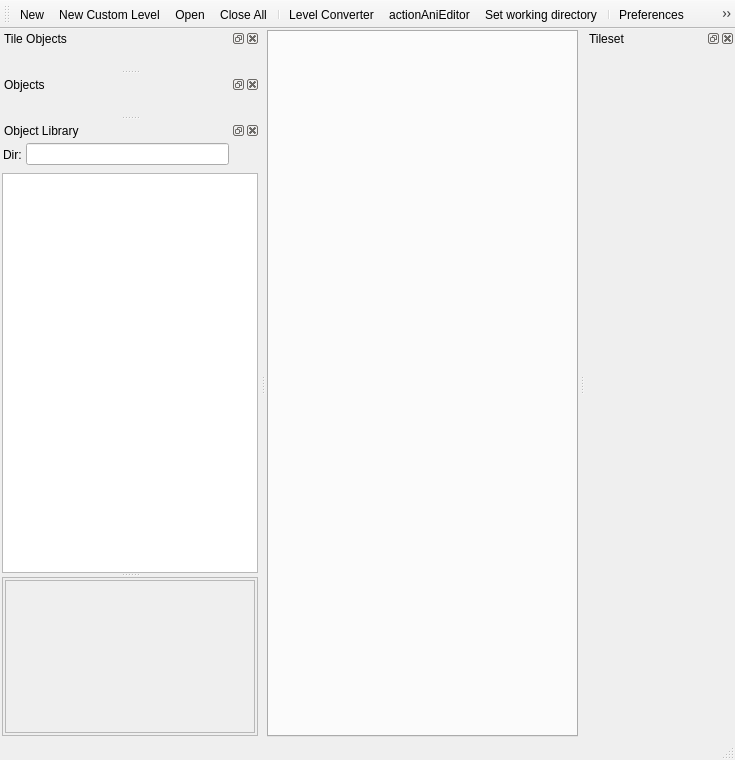
<?xml version="1.0" encoding="UTF-8"?>
<ui version="4.0">
 <class>MainWindowClass</class>
 <widget class="QMainWindow" name="MainWindowClass">
  <property name="geometry">
   <rect>
    <x>0</x>
    <y>0</y>
    <width>735</width>
    <height>760</height>
   </rect>
  </property>
  <property name="windowTitle">
   <string>Tiles Editor</string>
  </property>
  <widget class="QWidget" name="centralWidget">
   <property name="sizePolicy">
    <sizepolicy hsizetype="Expanding" vsizetype="Expanding">
     <horstretch>0</horstretch>
     <verstretch>0</verstretch>
    </sizepolicy>
   </property>
   <layout class="QGridLayout" name="gridLayout">
    <property name="leftMargin">
     <number>1</number>
    </property>
    <property name="topMargin">
     <number>1</number>
    </property>
    <property name="rightMargin">
     <number>1</number>
    </property>
    <property name="bottomMargin">
     <number>1</number>
    </property>
    <property name="spacing">
     <number>1</number>
    </property>
    <item row="0" column="0">
     <widget class="QTabWidget" name="levelsTab">
      <property name="sizePolicy">
       <sizepolicy hsizetype="Preferred" vsizetype="Preferred">
        <horstretch>0</horstretch>
        <verstretch>0</verstretch>
       </sizepolicy>
      </property>
      <property name="currentIndex">
       <number>-1</number>
      </property>
      <property name="tabsClosable">
       <bool>true</bool>
      </property>
     </widget>
    </item>
   </layout>
  </widget>
  <widget class="QToolBar" name="mainToolBar">
   <property name="toolButtonStyle">
    <enum>Qt::ToolButtonStyle::ToolButtonIconOnly</enum>
   </property>
   <attribute name="toolBarArea">
    <enum>TopToolBarArea</enum>
   </attribute>
   <attribute name="toolBarBreak">
    <bool>false</bool>
   </attribute>
   <addaction name="actionNew"/>
   <addaction name="actionActionNewCustom"/>
   <addaction name="actionOpen"/>
   <addaction name="actionCloseAll"/>
   <addaction name="separator"/>
   <addaction name="actionLevelConverter"/>
   <addaction name="actionActionAniEditor"/>
   <addaction name="actionSetWorkingDirectory"/>
   <addaction name="separator"/>
   <addaction name="actionPreferences"/>
   <addaction name="actionAbout"/>
  </widget>
  <widget class="QStatusBar" name="statusBar"/>
  <widget class="QDockWidget" name="tilesetsPanel">
   <property name="sizePolicy">
    <sizepolicy hsizetype="Preferred" vsizetype="Preferred">
     <horstretch>0</horstretch>
     <verstretch>0</verstretch>
    </sizepolicy>
   </property>
   <property name="minimumSize">
    <size>
     <width>150</width>
     <height>90</height>
    </size>
   </property>
   <property name="baseSize">
    <size>
     <width>0</width>
     <height>0</height>
    </size>
   </property>
   <property name="windowTitle">
    <string>Tileset</string>
   </property>
   <attribute name="dockWidgetArea">
    <number>2</number>
   </attribute>
   <widget class="QWidget" name="tilesetsPanelContents">
    <property name="sizePolicy">
     <sizepolicy hsizetype="Preferred" vsizetype="Preferred">
      <horstretch>0</horstretch>
      <verstretch>0</verstretch>
     </sizepolicy>
    </property>
    <layout class="QGridLayout" name="gridLayout_2">
     <property name="leftMargin">
      <number>1</number>
     </property>
     <property name="topMargin">
      <number>1</number>
     </property>
     <property name="rightMargin">
      <number>1</number>
     </property>
     <property name="bottomMargin">
      <number>1</number>
     </property>
    </layout>
   </widget>
  </widget>
  <widget class="QDockWidget" name="tileObjectsDock">
   <property name="windowTitle">
    <string>Tile Objects</string>
   </property>
   <attribute name="dockWidgetArea">
    <number>1</number>
   </attribute>
   <widget class="QWidget" name="tileObjectsContainer">
    <layout class="QGridLayout" name="gridLayout_3">
     <property name="leftMargin">
      <number>1</number>
     </property>
     <property name="topMargin">
      <number>1</number>
     </property>
     <property name="rightMargin">
      <number>1</number>
     </property>
     <property name="bottomMargin">
      <number>1</number>
     </property>
    </layout>
   </widget>
  </widget>
  <widget class="QDockWidget" name="objectsDock">
   <property name="windowTitle">
    <string>Objects</string>
   </property>
   <attribute name="dockWidgetArea">
    <number>1</number>
   </attribute>
   <widget class="QWidget" name="objectsContainer">
    <layout class="QGridLayout" name="gridLayout_4">
     <property name="leftMargin">
      <number>1</number>
     </property>
     <property name="topMargin">
      <number>1</number>
     </property>
     <property name="rightMargin">
      <number>1</number>
     </property>
     <property name="bottomMargin">
      <number>1</number>
     </property>
    </layout>
   </widget>
  </widget>
  <widget class="QDockWidget" name="dockWidget">
   <property name="minimumSize">
    <size>
     <width>180</width>
     <height>211</height>
    </size>
   </property>
   <property name="windowTitle">
    <string>Object Library</string>
   </property>
   <attribute name="dockWidgetArea">
    <number>1</number>
   </attribute>
   <widget class="QWidget" name="dockWidgetContents">
    <layout class="QVBoxLayout" name="verticalLayout">
     <property name="leftMargin">
      <number>2</number>
     </property>
     <property name="topMargin">
      <number>2</number>
     </property>
     <property name="rightMargin">
      <number>2</number>
     </property>
     <property name="bottomMargin">
      <number>2</number>
     </property>
     <item>
      <widget class="QWidget" name="widget" native="true">
       <property name="minimumSize">
        <size>
         <width>0</width>
         <height>0</height>
        </size>
       </property>
       <layout class="QHBoxLayout" name="horizontalLayout">
        <property name="spacing">
         <number>4</number>
        </property>
        <property name="leftMargin">
         <number>1</number>
        </property>
        <property name="topMargin">
         <number>1</number>
        </property>
        <property name="rightMargin">
         <number>1</number>
        </property>
        <property name="bottomMargin">
         <number>1</number>
        </property>
        <item>
         <widget class="QLabel" name="label">
          <property name="text">
           <string>Dir:</string>
          </property>
         </widget>
        </item>
        <item>
         <widget class="QLineEdit" name="objectsFolderEdit">
          <property name="readOnly">
           <bool>true</bool>
          </property>
         </widget>
        </item>
        <item>
         <widget class="QToolButton" name="objectsFolderBrowseBtn">
          <property name="text">
           <string/>
          </property>
          <property name="icon">
           <iconset resource="../Resources/MainWindow.qrc">
            <normaloff>:/MainWindow/icons/tinycolor/icons8-folder-16.png</normaloff>:/MainWindow/icons/tinycolor/icons8-folder-16.png</iconset>
          </property>
          <property name="autoRaise">
           <bool>true</bool>
          </property>
         </widget>
        </item>
       </layout>
      </widget>
     </item>
     <item>
      <widget class="QSplitter" name="splitter">
       <property name="orientation">
        <enum>Qt::Orientation::Vertical</enum>
       </property>
       <widget class="QTreeWidget" name="objectTree">
        <property name="minimumSize">
         <size>
          <width>0</width>
          <height>0</height>
         </size>
        </property>
        <attribute name="headerVisible">
         <bool>false</bool>
        </attribute>
        <column>
         <property name="text">
          <string notr="true">1</string>
         </property>
        </column>
       </widget>
       <widget class="QFrame" name="frame">
        <property name="minimumSize">
         <size>
          <width>0</width>
          <height>0</height>
         </size>
        </property>
        <property name="frameShape">
         <enum>QFrame::Shape::StyledPanel</enum>
        </property>
        <layout class="QVBoxLayout" name="verticalLayout_2">
         <property name="leftMargin">
          <number>2</number>
         </property>
         <property name="topMargin">
          <number>2</number>
         </property>
         <property name="rightMargin">
          <number>2</number>
         </property>
         <property name="bottomMargin">
          <number>2</number>
         </property>
         <item>
          <widget class="QScrollArea" name="scrollArea">
           <property name="widgetResizable">
            <bool>true</bool>
           </property>
           <widget class="QWidget" name="scrollAreaWidgetContents">
            <property name="geometry">
             <rect>
              <x>0</x>
              <y>0</y>
              <width>248</width>
              <height>134</height>
             </rect>
            </property>
            <widget class="QLabel" name="labelObjectPreview">
             <property name="geometry">
              <rect>
               <x>0</x>
               <y>0</y>
               <width>49</width>
               <height>16</height>
              </rect>
             </property>
             <property name="sizePolicy">
              <sizepolicy hsizetype="Fixed" vsizetype="Fixed">
               <horstretch>0</horstretch>
               <verstretch>0</verstretch>
              </sizepolicy>
             </property>
             <property name="minimumSize">
              <size>
               <width>16</width>
               <height>16</height>
              </size>
             </property>
             <property name="text">
              <string/>
             </property>
             <property name="alignment">
              <set>Qt::AlignmentFlag::AlignLeading|Qt::AlignmentFlag::AlignLeft|Qt::AlignmentFlag::AlignTop</set>
             </property>
            </widget>
           </widget>
          </widget>
         </item>
        </layout>
       </widget>
      </widget>
     </item>
    </layout>
   </widget>
  </widget>
  <action name="actionNew">
   <property name="icon">
    <iconset resource="../Resources/MainWindow.qrc">
     <normaloff>:/MainWindow/icons/tinycolor/icons8-document-16-2.png</normaloff>:/MainWindow/icons/tinycolor/icons8-document-16-2.png</iconset>
   </property>
   <property name="text">
    <string>New</string>
   </property>
   <property name="toolTip">
    <string>New default level</string>
   </property>
  </action>
  <action name="actionOpen">
   <property name="icon">
    <iconset resource="../Resources/MainWindow.qrc">
     <normaloff>:/MainWindow/icons/tinycolor/icons8-folder-16.png</normaloff>:/MainWindow/icons/tinycolor/icons8-folder-16.png</iconset>
   </property>
   <property name="text">
    <string>Open</string>
   </property>
  </action>
  <action name="actionAbout">
   <property name="icon">
    <iconset resource="../Resources/MainWindow.qrc">
     <normaloff>:/MainWindow/icons/tinycolor/icons8-about-16.png</normaloff>:/MainWindow/icons/tinycolor/icons8-about-16.png</iconset>
   </property>
   <property name="text">
    <string>About</string>
   </property>
  </action>
  <action name="actionLevelConverter">
   <property name="icon">
    <iconset resource="../Resources/MainWindow.qrc">
     <normaloff>:/MainWindow/icons/tinycolor/icons8-export-16.png</normaloff>:/MainWindow/icons/tinycolor/icons8-export-16.png</iconset>
   </property>
   <property name="text">
    <string>Level Converter</string>
   </property>
   <property name="toolTip">
    <string>Level Converter</string>
   </property>
  </action>
  <action name="actionActionNewCustom">
   <property name="icon">
    <iconset resource="../Resources/MainWindow.qrc">
     <normaloff>:/MainWindow/icons/tinycolor/icons8-document-16.png</normaloff>:/MainWindow/icons/tinycolor/icons8-document-16.png</iconset>
   </property>
   <property name="text">
    <string>actionNewCustom</string>
   </property>
   <property name="iconText">
    <string>New Custom Level</string>
   </property>
   <property name="toolTip">
    <string>New Custom Level</string>
   </property>
  </action>
  <action name="actionActionAniEditor">
   <property name="icon">
    <iconset resource="../Resources/MainWindow.qrc">
     <normaloff>:/MainWindow/icons/tinycolor/icons8-client-management-16.png</normaloff>:/MainWindow/icons/tinycolor/icons8-client-management-16.png</iconset>
   </property>
   <property name="text">
    <string>actionAniEditor</string>
   </property>
   <property name="toolTip">
    <string>Launch Gani Editor</string>
   </property>
   <property name="menuRole">
    <enum>QAction::MenuRole::NoRole</enum>
   </property>
  </action>
  <action name="actionCloseAll">
   <property name="icon">
    <iconset resource="../Resources/MainWindow.qrc">
     <normaloff>:/MainWindow/icons/tinycolor/icons8-close-16.png</normaloff>:/MainWindow/icons/tinycolor/icons8-close-16.png</iconset>
   </property>
   <property name="text">
    <string>Close All</string>
   </property>
   <property name="menuRole">
    <enum>QAction::MenuRole::NoRole</enum>
   </property>
  </action>
  <action name="actionSetWorkingDirectory">
   <property name="icon">
    <iconset resource="../Resources/MainWindow.qrc">
     <normaloff>:/MainWindow/icons/tinycolor/icons8-pictures-folder-16.png</normaloff>:/MainWindow/icons/tinycolor/icons8-pictures-folder-16.png</iconset>
   </property>
   <property name="text">
    <string>Set working directory</string>
   </property>
   <property name="toolTip">
    <string>Set Working Directory</string>
   </property>
   <property name="menuRole">
    <enum>QAction::MenuRole::NoRole</enum>
   </property>
  </action>
  <action name="actionPreferences">
   <property name="icon">
    <iconset resource="../Resources/MainWindow.qrc">
     <normaloff>:/MainWindow/icons/tinycolor/icons8-settings-16.png</normaloff>:/MainWindow/icons/tinycolor/icons8-settings-16.png</iconset>
   </property>
   <property name="text">
    <string>Preferences</string>
   </property>
   <property name="menuRole">
    <enum>QAction::MenuRole::NoRole</enum>
   </property>
  </action>
 </widget>
 <layoutdefault spacing="6" margin="11"/>
 <resources>
  <include location="../Resources/MainWindow.qrc"/>
 </resources>
 <connections/>
</ui>
